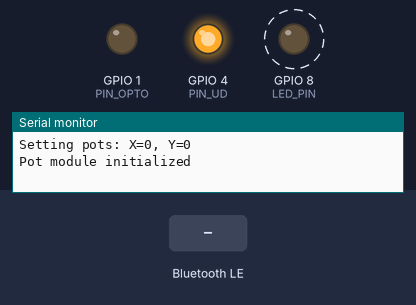
This program was run on a simulated ESP32-C3. Parts: output pins drawn as LEDs (lit = HIGH), the last lines printed to the serial monitor. Dashed ring = blinking. The test bench sets the inputs (shaded band). Nothing arrives over Bluetooth unless stated; a phone connects over Bluetooth LE 3 s after start; pins used as bus, display or sensor lines are not drawn.

Above: at 0.75 s.
1.3 s: Bluetooth LE write "$" received
3.0 s: Bluetooth LE write "3" received
At 4.1 s:
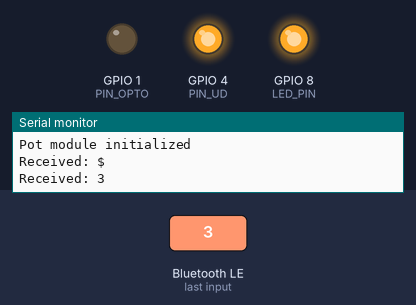
Timing chart, 0 to 6.0 s (numbered marks = the images above; inputs shaded):
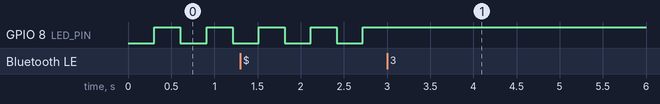

Measured:
- by itself, GPIO 8 (LED_PIN): alternates HIGH for 0.30 s and LOW for 0.30 s

The program:

main.cpp
```cpp
#include <Arduino.h>
#include <BLEDevice.h>
#include <BLEServer.h>
#include <BLEUtils.h>
#include <BLE2902.h>
#include "pot_module.h"  // Подключаем модуль потенциометров


// Используем стандартные UUID для UART сервиса
#define SERVICE_UUID        "6E400001-B5A3-F393-E0A9-E50E24DCCA9E"
#define CHARACTERISTIC_RX_UUID "6E400002-B5A3-F393-E0A9-E50E24DCCA9E"
#define CHARACTERISTIC_TX_UUID "6E400003-B5A3-F393-E0A9-E50E24DCCA9E"

#define LED_PIN             8

BLEServer* pServer = NULL;
BLECharacteristic* pTxCharacteristic = NULL;
bool deviceConnected = false;
unsigned long lastBlinkTime = 0;
bool ledState = false;
unsigned long connectionTime = 0;
bool greetingSent = false;

// Класс для обработки подключений
class MyServerCallbacks: public BLEServerCallbacks {
  void onConnect(BLEServer* pServer) {
    deviceConnected = true;
    greetingSent = false;
    connectionTime = millis();
    digitalWrite(LED_PIN, HIGH);  // LED гаснет при подключении
    //Serial.println("Client connected");
  }

  void onDisconnect(BLEServer* pServer) {
    deviceConnected = false;
    greetingSent = false;
    digitalWrite(LED_PIN, LOW);
    //Serial.println("Client disconnected");
    // Перезапускаем рекламу
    pServer->startAdvertising();
  }
};

// Класс для обработки входящих сообщений (RX)
class MyCallbacks: public BLECharacteristicCallbacks {
  void onWrite(BLECharacteristic *pCharacteristic) {
    String value = pCharacteristic->getValue();

    if (value.length() > 0) {
      Serial.print("Received: ");
      Serial.println(value);

      // ПРОВЕРКА НА КОМАНДУ ДЛЯ ПОТЕНЦИОМЕТРОВ
      // Формат команды:
      // - "$32 45"           (длительность по умолчанию 150 мс)
      // - "$32 45 300"       (длительность 300 мс)
      if (value[0] == '$') {
        int valX = 0, valY = 0, duration = 150;  // duration по умолчанию 150

        // Пробуем распарсить 2 или 3 числа
        int parsed = sscanf(value.c_str(), "$%d %d %d", &valX, &valY, &duration);

        if (parsed >= 2) {  // Минимум 2 числа есть
          // Устанавливаем оба потенциометра
          setBothPots(valX, valY);

          // Имитируем нажатие с указанной длительностью
          triggerOptoClick(duration);

          // Отправляем подтверждение
          String response;
          if (parsed == 3) {
            response = "++Pots set to: " + String(valX) + " " + String(valY) +
                       ", click: " + String(duration) + "ms";
          } else {
            response = "++Pots set to: " + String(valX) + " " + String(valY) +
                       ", click: 150ms (default)";
          }
          pTxCharacteristic->setValue(response);
          pTxCharacteristic->notify();
        } else {
          // Ошибка парсинга
          String response = "++Error: Use format $value1 value2 [duration]";
          pTxCharacteristic->setValue(response);
          pTxCharacteristic->notify();
        }
      }
      else {
        // Обычный ответ с "++" (ваша существующая логика)
        String response = "++" + value;
        pTxCharacteristic->setValue(response);
        pTxCharacteristic->notify();
      }
    }
  }
};

void setup() {
  //Serial.begin(115200);
  //delay(100);

  // ИНИЦИАЛИЗАЦИЯ МОДУЛЯ ПОТЕНЦИОМЕТРОВ
  initPotModule();


  // Настройка LED
  pinMode(LED_PIN, OUTPUT);
  digitalWrite(LED_PIN, LOW);  // Начинаем с выключенного (инвертировано)

  // Инициализация BLE
  BLEDevice::init("esp32c");

  // Создание сервера
  pServer = BLEDevice::createServer();
  pServer->setCallbacks(new MyServerCallbacks());

  // Создание сервиса
  BLEService *pService = pServer->createService(SERVICE_UUID);

  // Создание характеристики для TX
  pTxCharacteristic = pService->createCharacteristic(
                    CHARACTERISTIC_TX_UUID,
                    BLECharacteristic::PROPERTY_NOTIFY
                  );
  pTxCharacteristic->addDescriptor(new BLE2902());

  // Создание характеристики для RX
  BLECharacteristic *pRxCharacteristic = pService->createCharacteristic(
                    CHARACTERISTIC_RX_UUID,
                    BLECharacteristic::PROPERTY_WRITE
                  );
  pRxCharacteristic->setCallbacks(new MyCallbacks());

  // Запуск сервиса
  pService->start();

  // Настройка рекламы
  BLEAdvertising *pAdvertising = BLEDevice::getAdvertising();
  pAdvertising->addServiceUUID(SERVICE_UUID);
  pAdvertising->setScanResponse(true);
  pAdvertising->setMinPreferred(0x06);
  pAdvertising->setMaxPreferred(0x12);

  // Старт рекламы
  BLEDevice::startAdvertising();

  //Serial.println("BLE UART Server ready");
  //Serial.println("Device name: esp32");
}

void loop() {
  // Отправка приветствия после подключения
  if (deviceConnected && !greetingSent) {
    // Ждем 500ms после подключения перед отправкой
    if (millis() - connectionTime > 1000) {
      String greeting = "Connect - OK";
      pTxCharacteristic->setValue(greeting);
      pTxCharacteristic->notify();
      greetingSent = true;
      //Serial.println("Greeting sent: Connect - OK");
    }
  }

  // Мигание LED если нет подключения
  if (!deviceConnected) {
    unsigned long currentMillis = millis();
    if (currentMillis - lastBlinkTime >= 300) {
      lastBlinkTime = currentMillis;
      ledState = !ledState;
      digitalWrite(LED_PIN, ledState);
    }
  }

  delay(10);
}
```

pot_module.cpp
```cpp
#include "pot_module.h"

// Инициализация модуля
void initPotModule() {
    pinMode(PIN_UD, OUTPUT);
    pinMode(PIN_CS1, OUTPUT);
    pinMode(PIN_CS2, OUTPUT);
    pinMode(PIN_OPTO, OUTPUT);

    // Неактивное состояние: CS всегда HIGH
    digitalWrite(PIN_CS1, HIGH);
    digitalWrite(PIN_CS2, HIGH);
    digitalWrite(PIN_OPTO, LOW);  // Оптопара разомкнута

    // Начальная установка потенциометров в 0
    setBothPots(0, 0);

    Serial.println("Pot module initialized");
}

// Установка одного потенциометра
void setPot(int csPin, int steps) {
    steps = constrain(steps, 0, 63);

    // 1. СБРОС В НОЛЬ (ВНИЗ)
    digitalWrite(PIN_UD, LOW);  // Направление - вниз
    for (int i = 0; i < 65; i++) {
        digitalWrite(csPin, LOW);
        delayMicroseconds(10);
        digitalWrite(csPin, HIGH);  // Шаг происходит по этому перепаду
        delayMicroseconds(10);
    }

    // 2. УСТАНОВКА ЗНАЧЕНИЯ (ВВЕРХ)
    digitalWrite(PIN_UD, HIGH);  // Направление - вверх
    for (int i = 0; i < steps; i++) {
        digitalWrite(csPin, LOW);
        delayMicroseconds(10);
        digitalWrite(csPin, HIGH);  // Шаг вверх
        delayMicroseconds(10);
    }
}

// Установка обоих потенциометров
void setBothPots(int valX, int valY) {
    Serial.print("Setting pots: X=");
    Serial.print(valX);
    Serial.print(", Y=");
    Serial.println(valY);

    setPot(PIN_CS1, valX);
    setPot(PIN_CS2, valY);
}

// Имитация нажатия кнопки с заданной длительностью
void triggerOptoClick(int durationMs) {
    // Ограничиваем длительность от 50 до 2000 мс
    durationMs = constrain(durationMs, 100, 9000);

    digitalWrite(PIN_OPTO, HIGH);   // Замыкаем
    delay(durationMs);               // Ждем заданное время
    digitalWrite(PIN_OPTO, LOW);     // Размыкаем

    Serial.print("Opto click triggered, duration: ");
    Serial.print(durationMs);
    Serial.println(" ms");
}
```

pot_module.h
```cpp
#ifndef POT_MODULE_H
#define POT_MODULE_H

#include <Arduino.h>

// Определение пинов
#define PIN_UD      4
#define PIN_CS1     2
#define PIN_CS2     3
#define PIN_OPTO    1

// Объявление функций
void initPotModule();
void setPot(int csPin, int steps);
void setBothPots(int valX, int valY);
void triggerOptoClick(int durationMs);  // Теперь с параметром длительности

#endif
```
